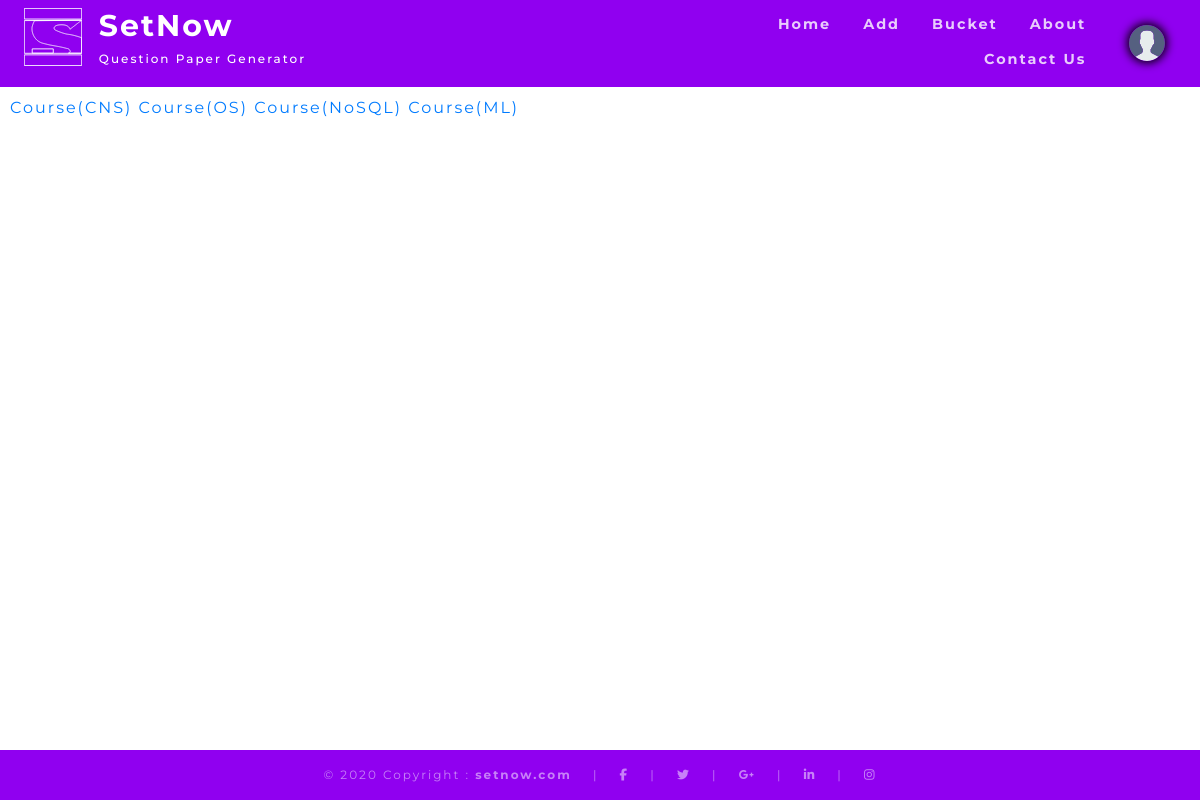
Screenshot of /course/ (signed in) with the database file from the repository.
### flaskapp/models.py (models this page shows, shortened)
class Course(db.Model):
    id = db.Column(db.Integer, primary_key=True)
    name = db.Column(db.Text, nullable=False)
    questions = db.relationship('Question', backref='course', lazy=True)
    mcq_questions = db.relationship("MCQQuestion", backref='course', lazy=True)
    user_id = db.Column(db.Integer, db.ForeignKey("user.id"), nullable=False)
    def __repr__(self):
        return f"Course({self.name})"

### flaskapp/questions/routes.py (the view)
@questions.route('/course/')
@login_required
def courses():
    _courses = Course.query.filter(Course.teacher == current_user).all()
    return render_template("questions/courses.html",
                           courses=_courses,
                           title='Courses')

### app.py (called while the page is built)
@app.after_request
def add_header(response):
    response.headers['X-UA-Compatible'] = 'IE=Edge,chrome=1'
    return response

### flaskapp/models.py (called while the page is built)
@login_manager.user_loader
def load_user(user_id):
    return User.query.get(int(user_id))

### flaskapp/templates/questions/courses.html
{% extends "layout.html" %}
{% block main %}
    {% for _course in courses %}
        <a href={{ url_for("questions.question", qtype="sub", course_id=_course.id) }}>{{ _course }}</a>
    {% endfor %}
{% endblock main %}

### flaskapp/static/css/base.css (style rules this page uses)
* { font-family: "Montserrat", sans-serif; }
* { letter-spacing: 2px; }

### rows the page displays
Course: name "Course(CNS)"
Course: name "Course(OS)"
Course: name "Course(NoSQL)"
Course: name "Course(ML)"
